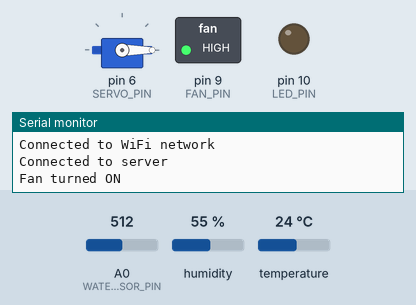
Simulated run of this sketch. Board: Arduino Uno, built with avr-gcc and run on an emulated ATmega328P. On the bench: servo, switched loads named in the sketch (green lamp = pin HIGH), output pins drawn as LEDs (lit = HIGH), the last lines printed to the serial monitor. The inputs (shaded band) are chosen by the test bench; at power-on: humidity 55 %, A0 (WATER_SENSOR_PIN) = 512, temperature 24 °C. WiFi joins after 1.5 s; servers stay silent unless stated.

Above: at 2.9 s.
3.0 s: humidity set to 46 %
4.9 s: humidity set to 43 %
At 6.8 s:
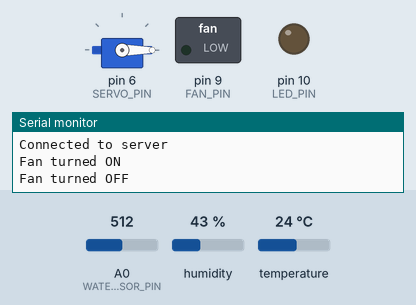
Timing chart, 0 to 8.3 s (numbered marks = the images above; inputs shaded):
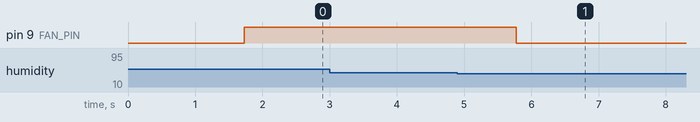

Measured:
- the behaviour switches between 45 and 44 % on humidity (found by bisection; images 0 and 1)
- after the input at 3.0 s, every drawn part: stays the same
- after the input at 4.9 s, pin 9 (FAN_PIN): HIGH → LOW after 0.87 s

The sketch:

11_23_last.ino
```cpp
#include <WiFiEsp.h>
#include <SoftwareSerial.h>
#include <MsTimer2.h>
#include <DHT.h>
#include <Servo.h>  // Include the Servo library

#define AP_SSID "embA"
#define AP_PASS "embA1234"
#define SERVER_NAME "10.10.14.51"
#define SERVER_PORT 5001
#define LOGID "HTS_ARD"
#define PASSWD "PASSWD"

#define DHTPIN 4
#define WIFIRX 8  // 8: RX --> ESP8266 TX
#define WIFITX 7  // 7: TX --> ESP8266 RX
#define CMD_SIZE 50
#define ARR_CNT 5
#define DHTTYPE DHT11
#define WATER_SENSOR_PIN A0  // A0 핀을 물 수위 센서로 설정
#define SERVO_PIN 6  // Pin 6 is connected to the servo motor
#define FAN_PIN 9  // Pin for controlling the fan
#define LED_PIN 10

char userPH[10] = "HTS_AND";
char sendId[10] = "ALLMSG";
char sendBuf[CMD_SIZE];

unsigned int secCount;
float temp = 0.0;
float humi = 0.0;
float PRhumi = 0.0;
bool sensorFlag = false;
bool timerIsrFlag = false;
bool servoIsOpen = false;  // Track the state of the servo (open or closed)
bool fanIsOn = false;  // Track the state of the fan (on or off)
bool manualControl = false; // Track if manual control is active
bool sendFlag = false;
int waterThreshold = 500;
int waterLevel = 0;
int LEDMODE = 1;
DHT dht(DHTPIN, DHTTYPE);
SoftwareSerial wifiSerial(WIFIRX, WIFITX);
WiFiEspClient client;
Servo myServo;  // Create a Servo object to control the servo

void setup() {
  Serial.begin(115200); // DEBUG
  wifi_Setup();

  MsTimer2::set(1000, timerIsr); // 1000ms period (1 second)
  MsTimer2::start();

  dht.begin();

  // Initialize fan control pin as output
  pinMode(FAN_PIN, OUTPUT);
  pinMode(LED_PIN, OUTPUT);

  // Attach the servo to pin 6
  myServo.attach(SERVO_PIN);
  myServo.write(0);  // Start the servo at 0 degrees (closed position)

}

void loop() {
  if (client.available()) {
    socketEvent();
  }


  humi = dht.readHumidity();
  if((humi-PRhumi) >= 5 || (humi-PRhumi) <= -5 )
  {
    sensorFlag = true;
    PRhumi = humi;
  }
  waterLevel = analogRead(WATER_SENSOR_PIN);
  if (waterLevel > waterThreshold)
  {
    LEDMODE = 0;
    if(timerIsrFlag)
    {
      timerIsrFlag = false;
      if(!(secCount%15))
      {
        sensorFlag = true;
      }
    }
  }
  else
  {
    LEDMODE = 1;
  }
  switch(LEDMODE){
    case 0 :
      digitalWrite(LED_PIN,HIGH);
    case 1 :
      digitalWrite(LED_PIN,LOW);
  }

  if (sensorFlag)
  { // Every 5 seconds, get sensor data
    temp = dht.readTemperature();
    // Instead of converting to string, send integers directly
    sprintf(sendBuf, "[%s]SENSOR@%d@%d@%d\n", sendId, (int)temp, (int)humi, waterLevel);
    client.write(sendBuf, strlen(sendBuf));
    client.flush();
    sensorFlag = false;
    }
  controlFan(humi);  // Fan control based on humidity
}


void socketEvent() {
  char recvBuf[CMD_SIZE] = {0};
  int len = client.readBytesUntil('\n', recvBuf, CMD_SIZE);
  client.flush();

  char *pToken;
  char *pArray[ARR_CNT] = {0};
  int i = 0;

  pToken = strtok(recvBuf, "[@]");
  while (pToken != NULL) {
    pArray[i] = pToken;
    if (++i >= ARR_CNT)
      break;
    pToken = strtok(NULL, "[@]");
  }

  if (!strcmp(pArray[1], "MOTOR")) {
    if (!strcmp(pArray[2], "OPEN")) {
      openServo();
    } else if (!strcmp(pArray[2], "CLOSE")) {
      closeServo();
    }
  }

  if (!strcmp(pArray[1], "FAN")) {
    if (!strcmp(pArray[2], "ON")) {
      manualControl = true;  // Enable manual control for the fan
      turnFanOn();  // Ensure fan is turned on
    } else if (!strcmp(pArray[2], "OFF")) {
      manualControl = false; // Disable manual control, fan will be controlled by humidity
      turnFanOff();  // Turn the fan off (if necessary)
    }
  }
  if (!strcmp(pArray[1], "GET")) {
    if (!strcmp(pArray[2], "SENSOR")) {
    sprintf(sendBuf, "[%s]SENSOR@%d@%d@%d\r\n", sendId, (int)temp, (int)humi, waterLevel);
    client.write(sendBuf, strlen(sendBuf));
    client.flush();
    }
  }

}

void timerIsr() {
  timerIsrFlag = true;
  secCount++;
}

void wifi_Setup() {
  wifiSerial.begin(38400);
  wifi_Init();
  server_Connect();
}

void wifi_Init() {
  do {
    WiFi.init(&wifiSerial);
    if (WiFi.status() == WL_NO_SHIELD) {
      Serial.println("WiFi shield not present");
    } else {
      break;
    }
  } while (1);

  while (WiFi.begin(AP_SSID, AP_PASS) != WL_CONNECTED) {
    Serial.println("Attempting to connect to WPA SSID...");
  }

  Serial.println("Connected to WiFi network");
}

int server_Connect() {
  if (client.connect(SERVER_NAME, SERVER_PORT)) {
    Serial.println("Connected to server");
    client.print("[" LOGID ":" PASSWD "]\r\n");
  } else {
    Serial.println("Server connection failed");
  }
}

// Function to send "FULL" message
void sendWaterFullMessage() {
  sprintf(sendBuf, "[%s]FULL\r\n", userPH);
  client.write(sendBuf, strlen(sendBuf));
  client.flush();
}

// Function to control the fan based on humidity
void controlFan(float humidity) {
  // If manual control is not active, control based on humidity
  if (!manualControl) {
    if (humidity > 50 && !fanIsOn) {
      turnFanOn();
    } else if (humidity < 45 && fanIsOn) {
      turnFanOff();
    }
  }
}

// Function to open the servo
void openServo() {
  myServo.write(150);
  servoIsOpen = true;
}

// Function to close the servo
void closeServo() {
  myServo.write(10);
  servoIsOpen = false;
}

// Function to turn the fan on
void turnFanOn() {
  digitalWrite(FAN_PIN, HIGH);
  //analogWrite(FAN_PIN, 1000);
  fanIsOn = true;
  Serial.println("Fan turned ON");
}

// Function to turn the fan off
void turnFanOff() {
  digitalWrite(FAN_PIN, LOW);
  fanIsOn = false;
  Serial.println("Fan turned OFF");
}
```
